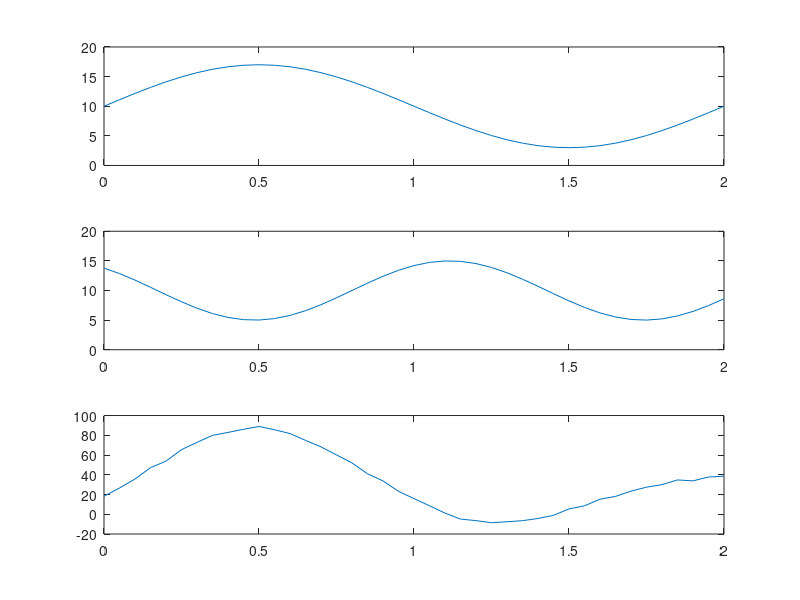
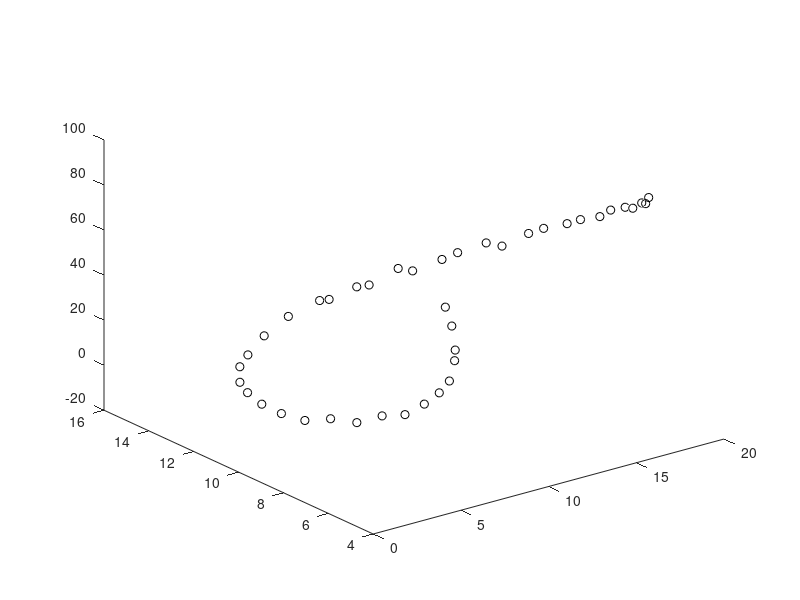

Here is the MATLAB script that generated these plots, in order:
t = [0:0.05:2]; % time

U1 = 7*sin(t*pi)+10;
a1 = 5

U2 = 5*sin(5*t-4)+10;
a2 = -4

a0 = 20;

phi = a0 + a1*U1+a2*U2+4*rand(1, length(t));

figure; 
subplot(3, 1, 1)
plot(t, U1)
set(gca, 'ylim', [0 20])
subplot(3, 1, 2)
plot(t, U2);
set(gca, 'ylim', [0 20])
subplot(3, 1, 3)
plot(t, phi)

figure; plot3(U1, U2, phi, 'ko')